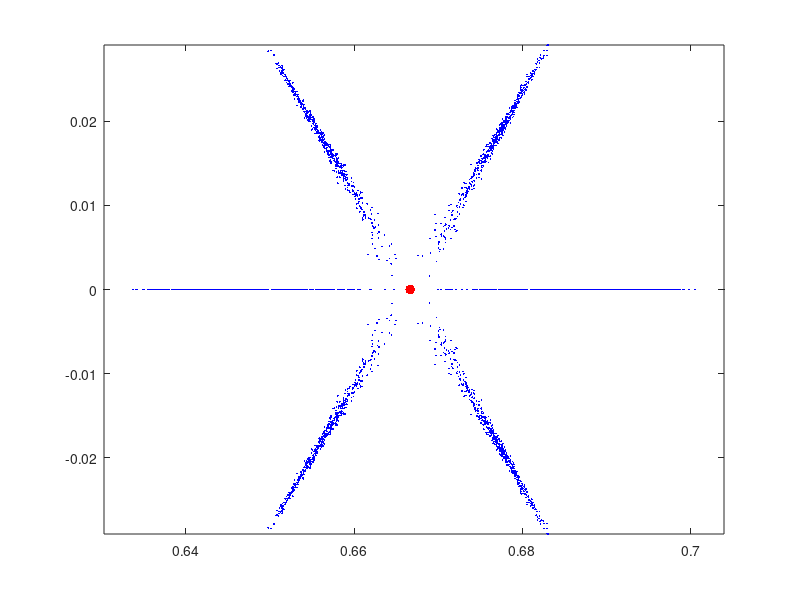

Here is the MATLAB script that generated this plot:
% 2. Sa se perturbe coeficientii lui f cu numere aleatoare avand 
% distributia N(0, 10^-5) si sa se reprezinte grafic radacinile. 
% Repetati de un numar mare de ori (de exemplu, n = 1000) si 
% pastrati pe ecran punctele reprezentate la fiecare repetare.


% polinomul de evaluat 
p = [1 -2 4/3 -8/27]; 

% radacinile
r = roots(p); 

% desenare radacini
nn = length(r);
h=plot(r,zeros(1,nn),'r.');
set(h,'Markersize',21);
hold on 

% perturbare coeficienti cu numere aleatoare avand distributia normala
% desenare radacini
dim = size(p);
for k=1:1000
    pr = p + normrnd(0,10^-5, dim);
    z = roots(pr);
    h2=plot(z,'b.');
    set(h2,'Markersize',4)
end
axis equal